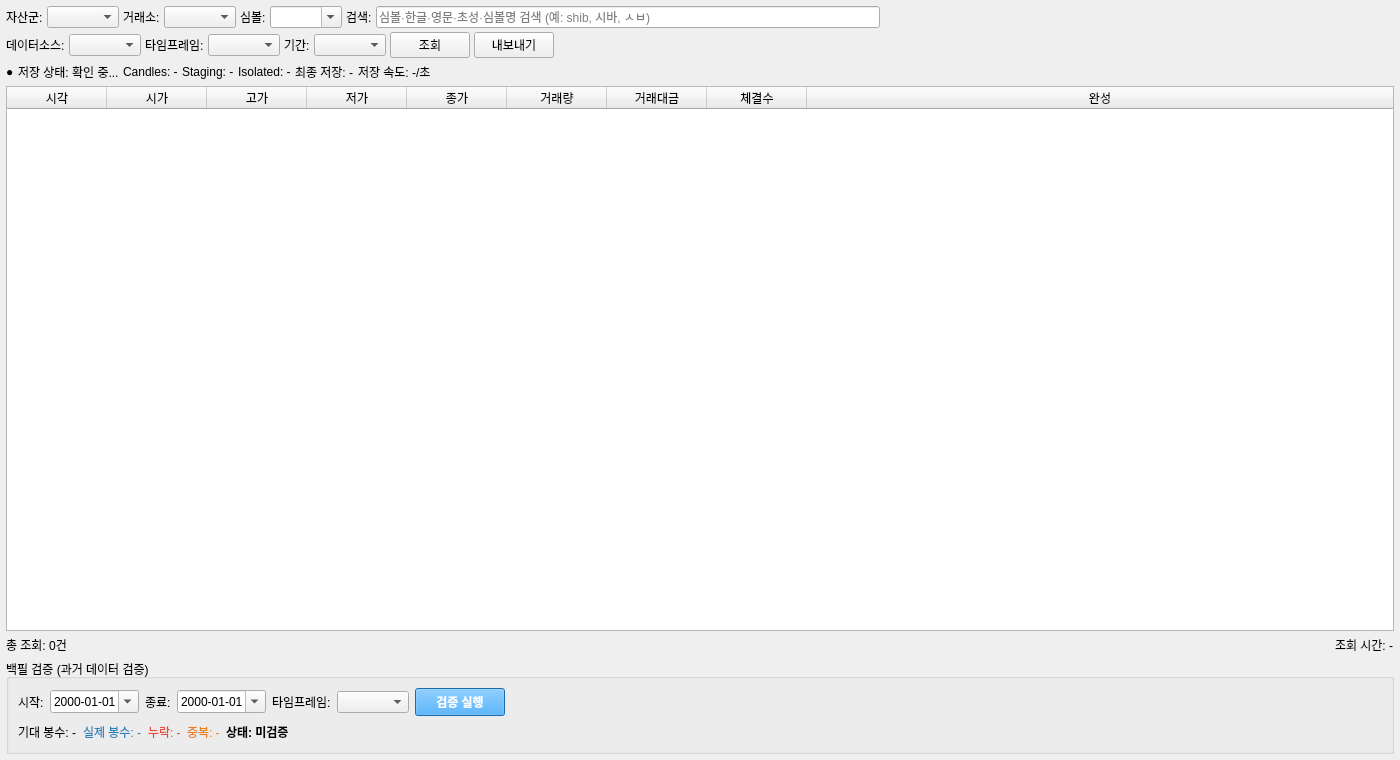
<?xml version="1.0" encoding="UTF-8"?>
<ui version="4.0">
 <class>DBDataViewerForm</class>
 <widget class="QWidget" name="DBDataViewerForm">
  <property name="geometry">
   <rect><x>0</x><y>0</y><width>1400</width><height>760</height></rect>
  </property>
  <property name="windowTitle"><string>DB 데이터 뷰어</string></property>
  <layout class="QVBoxLayout" name="verticalLayout">
   <property name="spacing"><number>4</number></property>
   <property name="leftMargin"><number>6</number></property>
   <property name="topMargin"><number>6</number></property>
   <property name="rightMargin"><number>6</number></property>
   <property name="bottomMargin"><number>6</number></property>

   <item>
    <layout class="QHBoxLayout" name="topControlLayout">
     <item><widget class="QLabel" name="label_asset_class"><property name="text"><string>자산군:</string></property></widget></item>
     <item><widget class="QComboBox" name="combo_asset_class"><property name="minimumWidth"><number>110</number></property></widget></item>
     <item><widget class="QLabel" name="label_exchange"><property name="text"><string>거래소:</string></property></widget></item>
     <item><widget class="QComboBox" name="combo_exchange"><property name="minimumWidth"><number>100</number></property></widget></item>
     <item><widget class="QLabel" name="label_symbol"><property name="text"><string>심볼:</string></property></widget></item>
     <item>
      <widget class="QComboBox" name="combo_symbol">
       <property name="minimumWidth"><number>140</number></property>
       <property name="editable"><bool>true</bool></property>
      </widget>
     </item>
     <item><widget class="QLabel" name="label_search"><property name="text"><string>검색:</string></property></widget></item>
     <item>
      <widget class="QLineEdit" name="edit_search">
       <property name="minimumWidth"><number>180</number></property>
       <property name="placeholderText"><string>심볼·한글·영문·초성·심볼명 검색 (예: shib, 시바, ㅅㅂ)</string></property>
      </widget>
     </item>
     <item>
      <widget class="QLabel" name="label_search_result">
       <property name="text"><string></string></property>
       <property name="minimumWidth"><number>70</number></property>
       <property name="styleSheet"><string>color: #2980b9;</string></property>
      </widget>
     </item>
     <item>
      <spacer>
       <property name="orientation"><enum>Qt::Horizontal</enum></property>
       <property name="sizeHint" stdset="0"><size><width>20</width><height>20</height></size></property>
      </spacer>
     </item>
    </layout>
   </item>

   <item>
    <layout class="QHBoxLayout" name="queryControlLayout">
     <item><widget class="QLabel" name="label_data_source"><property name="text"><string>데이터소스:</string></property></widget></item>
     <item><widget class="QComboBox" name="combo_data_source"><property name="minimumWidth"><number>120</number></property></widget></item>
     <item><widget class="QLabel" name="label_timeframe"><property name="text"><string>타임프레임:</string></property></widget></item>
     <item><widget class="QComboBox" name="combo_timeframe"><property name="minimumWidth"><number>70</number></property></widget></item>
     <item><widget class="QLabel" name="label_period"><property name="text"><string>기간:</string></property></widget></item>
     <item><widget class="QComboBox" name="combo_period"><property name="minimumWidth"><number>110</number></property></widget></item>
     <item>
      <widget class="QPushButton" name="btn_query">
       <property name="text"><string>조회</string></property>
       <property name="minimumWidth"><number>60</number></property>
      </widget>
     </item>
     <item>
      <widget class="QPushButton" name="btn_export">
       <property name="text"><string>내보내기</string></property>
       <property name="minimumWidth"><number>70</number></property>
      </widget>
     </item>
     <item>
      <spacer>
       <property name="orientation"><enum>Qt::Horizontal</enum></property>
       <property name="sizeHint" stdset="0"><size><width>40</width><height>20</height></size></property>
      </spacer>
     </item>
    </layout>
   </item>

   <item>
    <layout class="QHBoxLayout" name="statusBannerLayout">
     <item><widget class="QLabel" name="label_status_indicator"><property name="text"><string>●</string></property><property name="toolTip"><string>저장 상태</string></property></widget></item>
     <item><widget class="QLabel" name="label_status_text"><property name="text"><string>저장 상태: 확인 중...</string></property></widget></item>
     <item><widget class="QLabel" name="label_candles_total"><property name="text"><string>Candles: -</string></property></widget></item>
     <item><widget class="QLabel" name="label_staging_total"><property name="text"><string>Staging: -</string></property></widget></item>
     <item><widget class="QLabel" name="label_isolated_total"><property name="text"><string>Isolated: -</string></property></widget></item>
     <item><widget class="QLabel" name="label_last_save_time"><property name="text"><string>최종 저장: -</string></property></widget></item>
     <item><widget class="QLabel" name="label_save_rate"><property name="text"><string>저장 속도: -/초</string></property></widget></item>
     <item>
      <spacer>
       <property name="orientation"><enum>Qt::Horizontal</enum></property>
       <property name="sizeHint" stdset="0"><size><width>40</width><height>20</height></size></property>
      </spacer>
     </item>
    </layout>
   </item>

   <item>
    <widget class="QTableWidget" name="table_candles">
     <property name="editTriggers"><set>QAbstractItemView::NoEditTriggers</set></property>
     <property name="selectionBehavior"><enum>QAbstractItemView::SelectRows</enum></property>
     <property name="alternatingRowColors"><bool>true</bool></property>
     <property name="sortingEnabled"><bool>true</bool></property>
     <property name="columnCount"><number>9</number></property>
     <attribute name="horizontalHeaderStretchLastSection"><bool>true</bool></attribute>
     <column><property name="text"><string>시각</string></property></column>
     <column><property name="text"><string>시가</string></property></column>
     <column><property name="text"><string>고가</string></property></column>
     <column><property name="text"><string>저가</string></property></column>
     <column><property name="text"><string>종가</string></property></column>
     <column><property name="text"><string>거래량</string></property></column>
     <column><property name="text"><string>거래대금</string></property></column>
     <column><property name="text"><string>체결수</string></property></column>
     <column><property name="text"><string>완성</string></property></column>
    </widget>
   </item>

   <item>
    <layout class="QHBoxLayout" name="bottomLayout">
     <item><widget class="QLabel" name="label_summary"><property name="text"><string>총 조회: 0건</string></property></widget></item>
     <item>
      <spacer>
       <property name="orientation"><enum>Qt::Horizontal</enum></property>
       <property name="sizeHint" stdset="0"><size><width>40</width><height>20</height></size></property>
      </spacer>
     </item>
     <item><widget class="QLabel" name="label_query_time"><property name="text"><string>조회 시간: -</string></property></widget></item>
    </layout>
   </item>

   <item>
    <widget class="QGroupBox" name="groupBox_backfill_verify">
     <property name="title">
      <string>백필 검증 (과거 데이터 검증)</string>
     </property>
     <property name="toolTip">
      <string>백필이 정상적으로 완료되었는지 시간 범위/심볼/타임프레임별로 확인합니다.</string>
     </property>
     <layout class="QVBoxLayout">
      <item>
       <layout class="QHBoxLayout" name="hLayout_verify_filters">
        <item>
         <widget class="QLabel">
          <property name="text"><string>시작:</string></property>
          <property name="toolTip"><string>검증할 기간의 시작 날짜 (YYYY-MM-DD)</string></property>
         </widget>
        </item>
        <item>
         <widget class="QDateEdit" name="edit_verify_start">
          <property name="minimumWidth"><number>120</number></property>
          <property name="calendarPopup"><bool>true</bool></property>
          <property name="displayFormat"><string>yyyy-MM-dd</string></property>
          <property name="toolTip"><string>검증 시작 날짜 (달력 버튼 클릭으로 선택)</string></property>
         </widget>
        </item>
        <item>
         <widget class="QLabel">
          <property name="text"><string>종료:</string></property>
          <property name="toolTip"><string>검증할 기간의 종료 날짜 (YYYY-MM-DD, 비어있으면 현재)</string></property>
         </widget>
        </item>
        <item>
         <widget class="QDateEdit" name="edit_verify_end">
          <property name="minimumWidth"><number>120</number></property>
          <property name="calendarPopup"><bool>true</bool></property>
          <property name="displayFormat"><string>yyyy-MM-dd</string></property>
          <property name="toolTip"><string>검증 종료 날짜 (달력 버튼 클릭으로 선택)</string></property>
         </widget>
        </item>
        <item>
         <widget class="QLabel">
          <property name="text"><string>타임프레임:</string></property>
         </widget>
        </item>
        <item>
         <widget class="QComboBox" name="combo_verify_timeframe">
          <property name="minimumWidth"><number>70</number></property>
          <property name="toolTip"><string>검증할 캔들 타임프레임 (1m, 5m, 1h 등)</string></property>
         </widget>
        </item>
        <item>
         <widget class="QPushButton" name="btn_verify">
          <property name="text"><string>검증 실행</string></property>
          <property name="minimumSize"><size><width>90</width><height>28</height></size></property>
          <property name="styleSheet"><string notr="true">background-color: #2196F3; color: white; font-weight: bold;</string></property>
          <property name="toolTip"><string>선택한 심볼/타임프레임/기간에 대해 기대 봉수 vs 실제 봉수, 누락/중복을 검증합니다.</string></property>
         </widget>
        </item>
        <item>
         <spacer>
          <property name="orientation"><enum>Qt::Horizontal</enum></property>
          <property name="sizeHint" stdset="0"><size><width>20</width><height>20</height></size></property>
         </spacer>
        </item>
       </layout>
      </item>
      <item>
       <layout class="QHBoxLayout" name="hLayout_verify_result">
        <item>
         <widget class="QLabel" name="label_verify_expected">
          <property name="text"><string>기대 봉수: -</string></property>
          <property name="toolTip"><string>선택한 기간과 타임프레임 기준 기대 총 봉수 (휴장일 제외 없음)</string></property>
         </widget>
        </item>
        <item>
         <widget class="QLabel" name="label_verify_actual">
          <property name="text"><string>실제 봉수: -</string></property>
          <property name="toolTip"><string>DB에 실제 저장된 캔들 봉수</string></property>
          <property name="styleSheet"><string>color: #2980b9;</string></property>
         </widget>
        </item>
        <item>
         <widget class="QLabel" name="label_verify_missing">
          <property name="text"><string>누락: -</string></property>
          <property name="toolTip"><string>기대 봉수 - 실제 봉수. 양수이면 누락 발생.</string></property>
          <property name="styleSheet"><string>color: #e74c3c;</string></property>
         </widget>
        </item>
        <item>
         <widget class="QLabel" name="label_verify_duplicate">
          <property name="text"><string>중복: -</string></property>
          <property name="toolTip"><string>동일 타임스탬프의 중복 캔들 수. 0이 정상.</string></property>
          <property name="styleSheet"><string>color: #e67e22;</string></property>
         </widget>
        </item>
        <item>
         <widget class="QLabel" name="label_verify_status">
          <property name="text"><string>상태: 미검증</string></property>
          <property name="toolTip"><string>백필 검증 결과. 정상/누락/중복 여부를 나타냅니다.</string></property>
          <property name="styleSheet"><string>font-weight: bold;</string></property>
         </widget>
        </item>
        <item>
         <spacer>
          <property name="orientation"><enum>Qt::Horizontal</enum></property>
          <property name="sizeHint" stdset="0"><size><width>20</width><height>20</height></size></property>
         </spacer>
        </item>
       </layout>
      </item>
     </layout>
    </widget>
   </item>
  </layout>
 </widget>
 <resources/>
 <connections/>
</ui>
